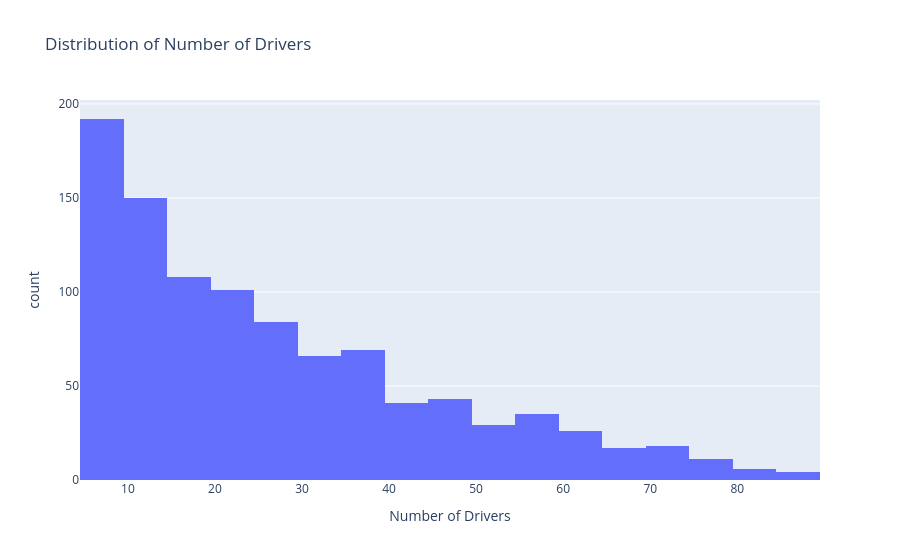

The notebook cell saved with this chart:
### Markdown cell above
Number of Drivers

### Code cell
fig = px.histogram(
    df,
    x='Number_of_Drivers',
    nbins=20,
    title='Distribution of Number of Drivers',
    labels={'Number_of_Drivers': 'Number of Drivers'}
)

fig.show()

### Figure 1 — Plotly figure (JSON) as saved in the notebook; plotly's stock layout.template omitted (floating-point values rounded to 4 significant figures; data arrays with more than 128 entries replaced by an {"elided": "..."} marker saying what was removed)
{"data": [{"alignmentgroup": "True", "bingroup": "x", "hovertemplate": "Number of Drivers=%{x}<br>count=%{y}<extra></extra>", "legendgroup": "", "marker": {"color": "#636efa", "pattern": {"shape": ""}}, "name": "", "nbinsx": 20, "offsetgroup": "", "orientation": "v", "showlegend": false, "type": "histogram", "x": {"elided": "1000 int values"}, "xaxis": "x", "yaxis": "y"}], "layout": {"barmode": "relative", "legend": {"tracegroupgap": 0}, "title": {"text": "Distribution of Number of Drivers"}, "xaxis": {"anchor": "y", "domain": [0, 1], "title": {"text": "Number of Drivers"}}, "yaxis": {"anchor": "x", "domain": [0, 1], "title": {"text": "count"}}}}
